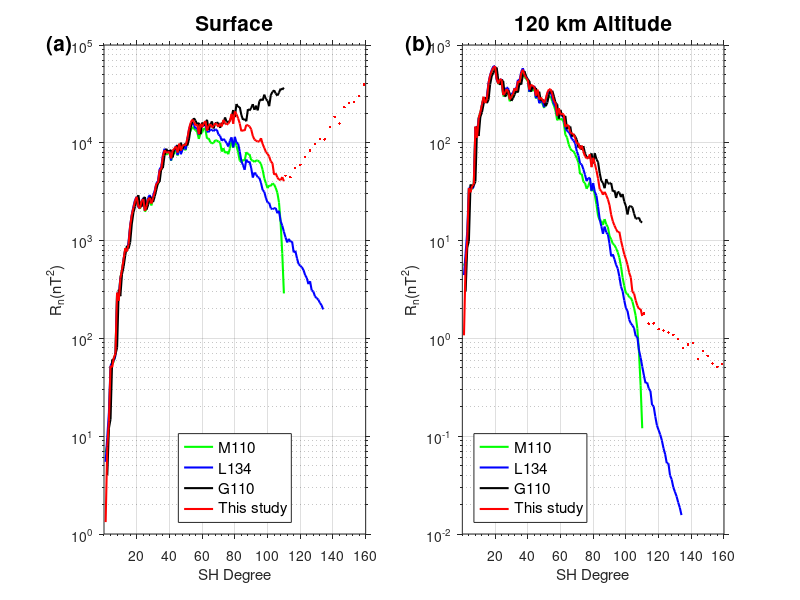

Here is the MATLAB script that generated this plot:
clear;close all;clc
load cof
load g_110_mm_q
gao_g=g;
load h_110_mm_q
gao_h=h;
load cof_final.mat
load cof_m110.txt
maxD=160;
Rn= zeros(maxD,1);
for i =1:maxD
    Rn(i)=sum(x0(i^2:i^2+2*i).^2)*(i+1)*(3395.5/(3395.5+0))^(2*i+4);
end
maxD=134;
Rn1= zeros(maxD,1);
for i =1:maxD
        Rn1(i)=sum(cof(i^2:i^2+2*i).^2)*(i+1)*(3395.5/(3395.5+0))^(2*i+4);
end
maxD=110;
Rn2= zeros(maxD,1);
for i=1:maxD
    g2=gao_g.^2;
    h2=gao_h.^2;
    Rn2(i)=(i+1)*(3395.5/(3395.5+0))^(2*i+4)*(sum(g2(:,i))+sum(h2(:,i)));
end
maxD=110;
Rn3= zeros(maxD,1);
for i=1:maxD
    Rn3(i)=sum(cof_m110(i^2:i^2+2*i).^2)*(i+1)*(3395.5/(3395.5+0))^(2*i+4);
end
figure('Color','White','position',[424,100,800,350])
subplot(1,2,1)
plot(Rn3,'g','Linewidth',1.5);hold on;
plot(Rn1,'b','Linewidth',1.5);hold on;
plot(Rn2,'black','Linewidth',1.5);hold on;
%plot(Rn(1:110),'c','Linewidth',1.5);hold on;
plot(Rn(1:110),'r','Linewidth',1.5);hold on;
plot(111:3:160,Rn(111:3:160)','Color','r','LineStyle','none','Linewidth',0.3,'Marker','.')
%plot(111:3:160,Rn(111:3:160)','Color','c','LineStyle','none','Linewidth',0.3,'Marker','.')
ylim([1e0,1e5]);
xlabel("SH Degree")
ylabel("{R_n}(nT^2)")
title('Surface','FontSize',15,'FontWeight','bold')
set(gca,'yscale','log')
set(gca,'tickdir','out')
 % set(gca,'FontSize',10)
set(gca,'xminortick','on');
set(gca,'yminortick','on');    
grid on;
text(-35,1e5,'(a)','fontsize',15,'FontWeight','bold')
set(gca,'Xtick',[20 40 60 80 100 120 140 160] )
legend({'M110','L134','G110','This study'},'Location','south','FontSize',11)
maxD=160;
Rn= zeros(maxD,1);
for i =1:maxD
    Rn(i)=sum(x0(i^2:i^2+2*i).^2)*(i+1)*(3395.5/(3395.5+120))^(2*i+4);
end
maxD=134;
Rn1= zeros(maxD,1);
for i =1:maxD
        Rn1(i)=sum(cof(i^2:i^2+2*i).^2)*(i+1)*(3395.5/(3395.5+120))^(2*i+4);
end
maxD=110;
Rn2= zeros(maxD,1);
for i=1:maxD
    g2=gao_g.^2;
    h2=gao_h.^2;
    Rn2(i)=(i+1)*(3395.5/(3395.5+120))^(2*i+4)*(sum(g2(:,i))+sum(h2(:,i)));
end
Rn3= zeros(maxD,1);
for i=1:maxD
    Rn3(i)=sum(cof_m110(i^2:i^2+2*i).^2)*(i+1)*(3395.5/(3395.5+120))^(2*i+4);
end
subplot(1,2,2)
plot(Rn3,'g','Linewidth',1.5);hold on;
plot(Rn1,'b','Linewidth',1.5);hold on;
plot(Rn2,'black','Linewidth',1.5);hold on;
%plot(Rn(1:110),'c','Linewidth',1.5);hold on;
plot(Rn(1:110),'r','Linewidth',1.5);hold on;
plot(111:3:160,Rn(111:3:160)','Color','r','LineStyle','none','Linewidth',0.3,'Marker','.')
%plot(111:3:160,Rn(111:3:160)','Color','c','LineStyle','none','Linewidth',0.3,'Marker','.')
ylim([1e-2,1e3]);
xlabel("SH Degree")
ylabel("{R_n}(nT^2)")
title('120 km Altitude','FontSize',15,'FontWeight','bold')
set(gca,'yscale','log')
set(gca,'tickdir','out')
 % set(gca,'FontSize',10)
set(gca,'xminortick','on');
set(gca,'yminortick','on');    
grid on;
text(-35,1e3,'(b)','fontsize',15,'FontWeight','bold')
legend({'M110','L134','G110','This study'},'Location','southwest','FontSize',11)
set(gca,'Xtick',[20 40 60 80 100 120 140 160] )
%export_fig spectrum.png -r600